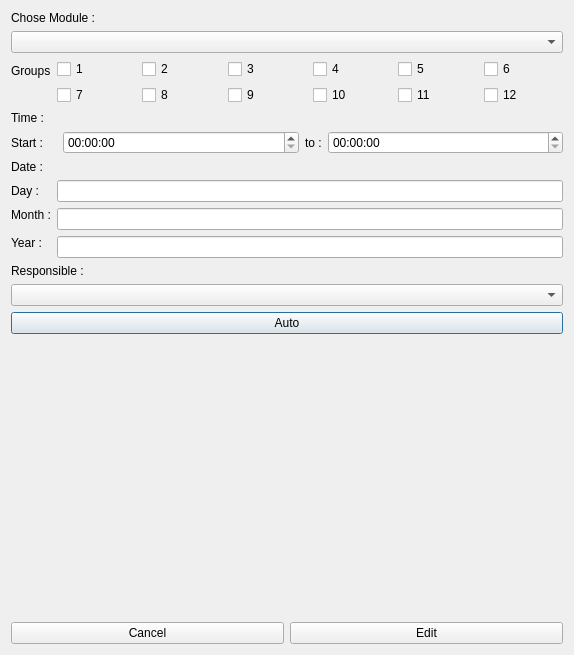
<?xml version="1.0" encoding="UTF-8"?>
<ui version="4.0">
 <class>edit_exams</class>
 <widget class="QDialog" name="edit_exams">
  <property name="geometry">
   <rect>
    <x>0</x>
    <y>0</y>
    <width>574</width>
    <height>655</height>
   </rect>
  </property>
  <property name="windowTitle">
   <string>Dialog</string>
  </property>
  <layout class="QGridLayout" name="gridLayout">
   <item row="0" column="0">
    <widget class="QLabel" name="label_2">
     <property name="text">
      <string>Chose Module :</string>
     </property>
    </widget>
   </item>
   <item row="1" column="0">
    <widget class="QComboBox" name="Combo_Module">
     <item>
      <property name="text">
       <string/>
      </property>
     </item>
    </widget>
   </item>
   <item row="2" column="0">
    <layout class="QFormLayout" name="formLayout_6">
     <item row="0" column="0">
      <widget class="QLabel" name="label_93">
       <property name="text">
        <string>Groups</string>
       </property>
      </widget>
     </item>
     <item row="0" column="1">
      <layout class="QVBoxLayout" name="verticalLayout_30">
       <item>
        <layout class="QHBoxLayout" name="horizontalLayout_17">
         <item>
          <widget class="QCheckBox" name="g1">
           <property name="text">
            <string>1</string>
           </property>
          </widget>
         </item>
         <item>
          <widget class="QCheckBox" name="g2">
           <property name="text">
            <string>2</string>
           </property>
          </widget>
         </item>
         <item>
          <widget class="QCheckBox" name="g3">
           <property name="text">
            <string>3</string>
           </property>
          </widget>
         </item>
         <item>
          <widget class="QCheckBox" name="g4">
           <property name="text">
            <string>4</string>
           </property>
          </widget>
         </item>
         <item>
          <widget class="QCheckBox" name="g5">
           <property name="text">
            <string>5</string>
           </property>
          </widget>
         </item>
         <item>
          <widget class="QCheckBox" name="g6">
           <property name="text">
            <string>6</string>
           </property>
          </widget>
         </item>
        </layout>
       </item>
       <item>
        <layout class="QHBoxLayout" name="horizontalLayout_18">
         <item>
          <widget class="QCheckBox" name="g7">
           <property name="text">
            <string>7</string>
           </property>
          </widget>
         </item>
         <item>
          <widget class="QCheckBox" name="g8">
           <property name="text">
            <string>8</string>
           </property>
          </widget>
         </item>
         <item>
          <widget class="QCheckBox" name="g9">
           <property name="text">
            <string>9</string>
           </property>
          </widget>
         </item>
         <item>
          <widget class="QCheckBox" name="g10">
           <property name="text">
            <string>10</string>
           </property>
          </widget>
         </item>
         <item>
          <widget class="QCheckBox" name="g11">
           <property name="text">
            <string>11</string>
           </property>
          </widget>
         </item>
         <item>
          <widget class="QCheckBox" name="g12">
           <property name="text">
            <string>12</string>
           </property>
          </widget>
         </item>
        </layout>
       </item>
      </layout>
     </item>
    </layout>
   </item>
   <item row="3" column="0">
    <widget class="QLabel" name="label_5">
     <property name="text">
      <string>Time :</string>
     </property>
    </widget>
   </item>
   <item row="4" column="0">
    <layout class="QHBoxLayout" name="horizontalLayout">
     <item>
      <widget class="QLabel" name="label_79">
       <property name="sizePolicy">
        <sizepolicy hsizetype="Fixed" vsizetype="Preferred">
         <horstretch>0</horstretch>
         <verstretch>0</verstretch>
        </sizepolicy>
       </property>
       <property name="text">
        <string>Start :    </string>
       </property>
      </widget>
     </item>
     <item>
      <widget class="QTimeEdit" name="start">
       <property name="sizePolicy">
        <sizepolicy hsizetype="Preferred" vsizetype="Fixed">
         <horstretch>0</horstretch>
         <verstretch>0</verstretch>
        </sizepolicy>
       </property>
      </widget>
     </item>
     <item>
      <widget class="QLabel" name="label_86">
       <property name="sizePolicy">
        <sizepolicy hsizetype="Fixed" vsizetype="Preferred">
         <horstretch>0</horstretch>
         <verstretch>0</verstretch>
        </sizepolicy>
       </property>
       <property name="text">
        <string>to :</string>
       </property>
      </widget>
     </item>
     <item>
      <widget class="QTimeEdit" name="end">
       <property name="sizePolicy">
        <sizepolicy hsizetype="Preferred" vsizetype="Fixed">
         <horstretch>0</horstretch>
         <verstretch>0</verstretch>
        </sizepolicy>
       </property>
      </widget>
     </item>
    </layout>
   </item>
   <item row="5" column="0">
    <layout class="QVBoxLayout" name="verticalLayout_7">
     <item>
      <widget class="QLabel" name="Date">
       <property name="text">
        <string>Date :</string>
       </property>
      </widget>
     </item>
     <item>
      <layout class="QGridLayout" name="gridLayout_2">
       <item row="4" column="1">
        <widget class="QLineEdit" name="L_Year"/>
       </item>
       <item row="2" column="0">
        <widget class="QLabel" name="Month">
         <property name="text">
          <string>Month :</string>
         </property>
        </widget>
       </item>
       <item row="1" column="1">
        <widget class="QLineEdit" name="L_Day"/>
       </item>
       <item row="1" column="0">
        <widget class="QLabel" name="Day">
         <property name="text">
          <string>Day :</string>
         </property>
        </widget>
       </item>
       <item row="3" column="0" rowspan="2">
        <widget class="QLabel" name="Year">
         <property name="text">
          <string>Year :</string>
         </property>
        </widget>
       </item>
       <item row="2" column="1" rowspan="2">
        <widget class="QLineEdit" name="L_Month"/>
       </item>
      </layout>
     </item>
    </layout>
   </item>
   <item row="6" column="0">
    <widget class="QLabel" name="label">
     <property name="text">
      <string>Responsible :</string>
     </property>
    </widget>
   </item>
   <item row="7" column="0">
    <widget class="QComboBox" name="responsible"/>
   </item>
   <item row="8" column="0">
    <widget class="QPushButton" name="Auto">
     <property name="text">
      <string>Auto</string>
     </property>
    </widget>
   </item>
   <item row="9" column="0">
    <spacer name="verticalSpacer">
     <property name="orientation">
      <enum>Qt::Vertical</enum>
     </property>
     <property name="sizeHint" stdset="0">
      <size>
       <width>20</width>
       <height>184</height>
      </size>
     </property>
    </spacer>
   </item>
   <item row="10" column="0">
    <layout class="QHBoxLayout" name="horizontalLayout_3">
     <item>
      <widget class="QPushButton" name="btnCancelExam">
       <property name="text">
        <string>Cancel</string>
       </property>
      </widget>
     </item>
     <item>
      <widget class="QPushButton" name="btnEditExam">
       <property name="text">
        <string>Edit</string>
       </property>
      </widget>
     </item>
    </layout>
   </item>
  </layout>
 </widget>
 <resources/>
 <connections/>
</ui>
